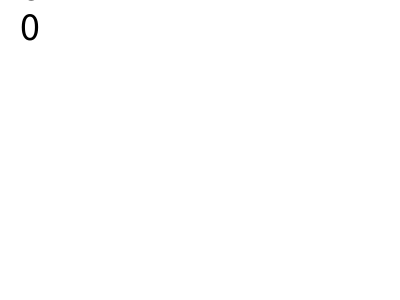
Frame 1 (no input)
Frame 60 (the mouse pressed at the canvas centre just before this capture): identical to frame 1, image omitted
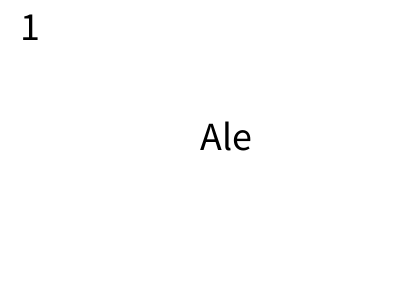
Frame 120 (the mouse held since frame 60 and released just before this capture)

The Processing sketch that drew these frames (run headless with seeded random() and noise(); from frame 60 on, the mouse is pressed at the canvas centre):

// Processing sketch: sketch_230627g_contador
// ── sketch_230627g_contador.pde
//declaracion de un arreglo
String[] nombres;
int apuntador;

void setup() {
  size(400, 300);
  //construir las casillas:
  nombres = new String[4];

  //asignacion en una casilla de un arreglo:
  nombres[0] = "Fer";
  nombres[1] = "Ale";
  nombres[2] = "David";
  nombres[3] = "";

  apuntador = 0;
  
  textSize(40);
}
void draw() {
  background(255);
  fill(0);
  text( apuntador , 20,40);
  text( nombres[apuntador], mouseX, mouseY);
}

void mousePressed(){
 apuntador++; 
 apuntador%=4;
}
